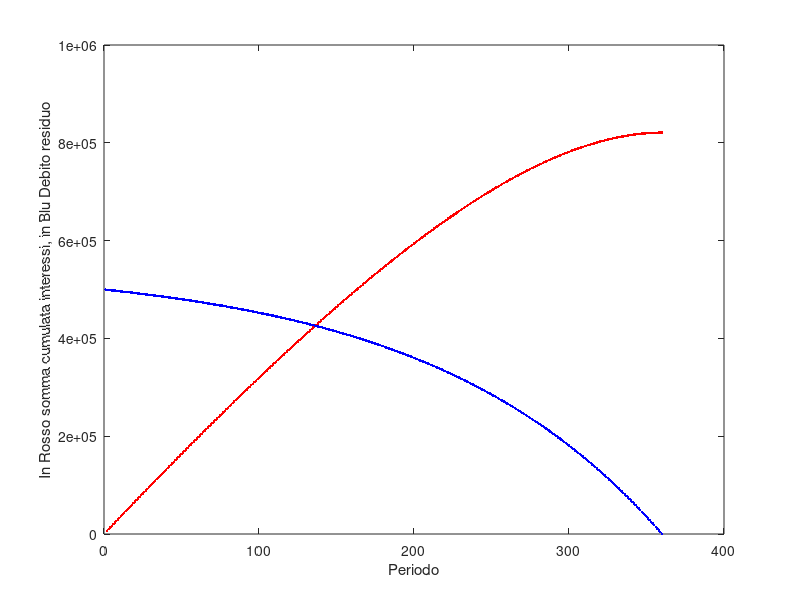

MATLAB code for this plot: (Note: this script raises an error after producing the figure.)
clc
clear all
close all


tic


%Capitale
Q = 500000;

%Scadenza
T = 30;

%Numero di periodi totale
N = T*12;

%Tasso di interesse annuo (NOMINALE)
i = 0.08;

%Tasso periodale
j =  i/12;

%Periodo attuale
n = 0;

%Rata
R = Q*(j/(1-1/((1+j)^N)));

%Debito residuo
%D(n)=(R/j)*(1-1/(1+j)^(N-n))


%2) Vettore con scandenza mensili delle date (1x360)
%3) Vettore pagamenti con rate per ogni mese (1x360)
%4) Creare vettore debito residuo, contenente il debito residuo per ogni
%mese
n = (1:360);
r = (1:360);
D = (1:360);
for k = 1:360;
    r(k)=R;
    n(k)=k;
    D(k) = (R/j)*(1-1/(1+j)^(N-k));
end

% 5) Creare un vettore interessi, dato dagli interessi per ogni
% mese(calcolati sul capitale residuo) N.B. Alla prima scadenza gli
% interessi sono sul capitale inziale
I = (1:360);
I(1) = Q*j;
for x = 2:360;
    I(x) = D(x-1)*(j);
end


% 6) Creare un vettore quota capitale pagata ogni mese(rata - interessi)
C = (1:360);
for x = 1:360;
    C(x) = R - I(x);
end


%Traslo i vettori e li rendo vettori colonna
n = n';
r = r';
D = D';
I = I';
C = C';


% 7) Concatenare i vettori
% A = matrice piano ammortamento

A = [n,r,D,I,C];

%Agiiungo etichette a ciascuna colonna
Indici = {'periodo' 'rata' 'debito residuo' 'Interessi' 'Quota capitale'};
Piano_Ammortamento=[Indici;num2cell(A)]

% 8) Grafico


Sum = (1:360);
Sum(1)= I(1);
for q = 2:360;
    Sum(q) = Sum(q-1) + I(q);

end

for q = 1:360;
    plot(q,Sum(q),'--.r')
    plot(q,D(q),'--.b')
    hold on
    ylabel('In Rosso somma cumulata interessi, in Blu Debito residuo')
    xlabel('Periodo')
end

tocs



